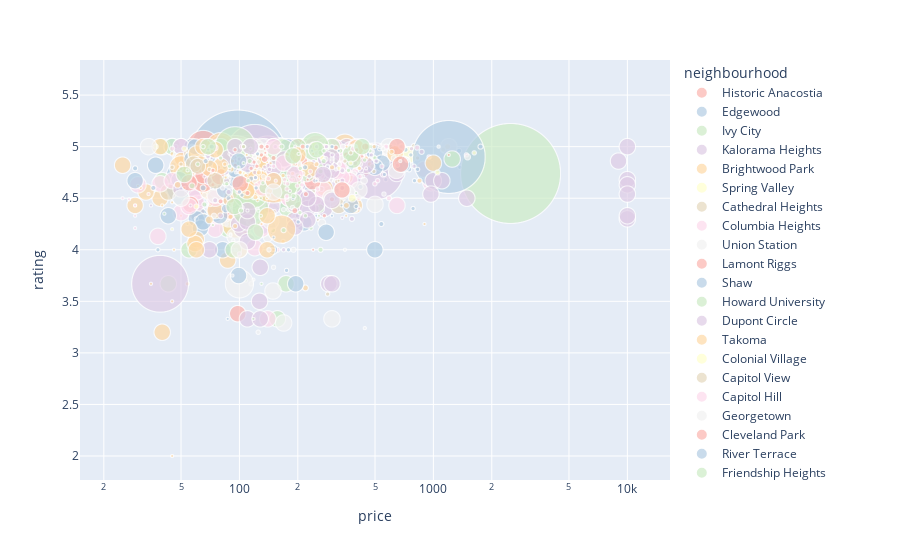

Write notebook code for a chart like this one.
### Code cell
import plotly.express as px

fig = px.scatter(df_cleaned, x="price", y="rating", size='minimum_nights',color="neighbourhood",
           hover_name="neighbourhood", log_x=True, size_max=100,color_discrete_map=color_map )
fig.show()
fig.write_html("scatterplot.html")
